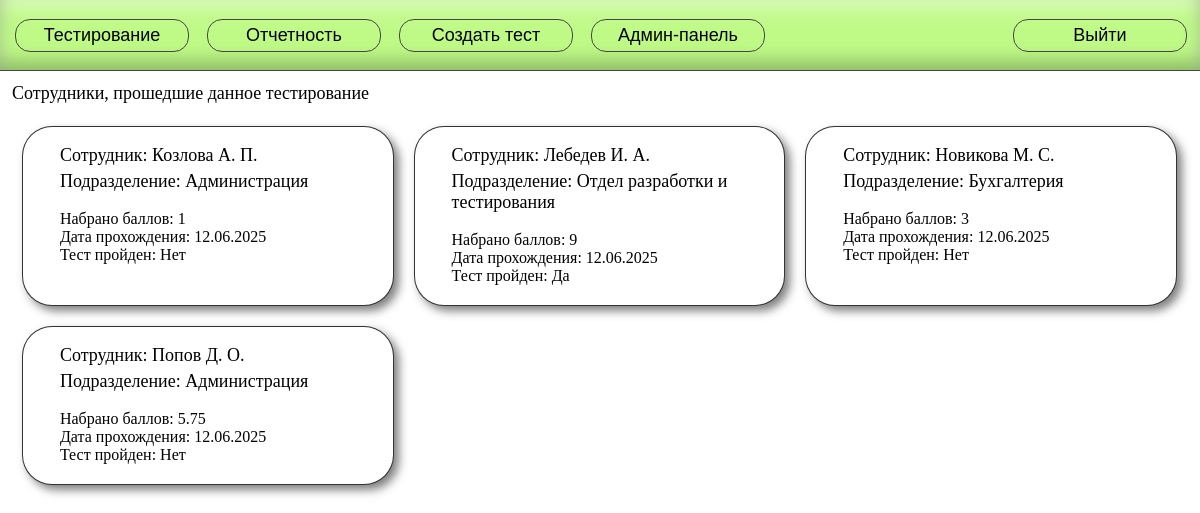
/reports/protocols/20 (signed in), run on the app's committed database.
### main/models.py (models this page shows, shortened)
class Result(models.Model):
    test = models.ForeignKey(Test, on_delete=models.CASCADE)
    worker = models.ForeignKey(Worker, on_delete=models.CASCADE)
    result = models.FloatField(null=True)
    is_passed = models.BooleanField(null=True, default=False)
    start_date = models.DateTimeField(null=False)
    finish_date = models.DateTimeField(null=True)

class Worker(models.Model):
    worker_roles = [
        ('admin', 'Администратор'),
        ('curator', 'Куратор'),
        ('worker', 'Сотрудник'),
    ]
    user = models.OneToOneField(User, on_delete=models.CASCADE)
    role = models.CharField(choices=worker_roles)
    departament = models.ForeignKey(Departament, on_delete=models.CASCADE)
    job_title = models.CharField(max_length=255, null=True)
    full_name = models.CharField(max_length=255, null=False)

class Departament(models.Model):
    departament_name = models.CharField(max_length=255, null=False)
    def __str__(self):
        return f'{self.departament_name}'

### main/views.py (the view)
# urls.py: path('reports/protocols/<int:test_id>', test_protocols_view, name='test_protocols'),
@login_required(login_url='login')
def test_protocols_view(request, test_id):
    role = get_role(request.user)
    worker = Worker.objects.get(user=request.user)
    test = Test.objects.get(id=test_id)
    if role in ['admin']:
        pass
    elif role in ['curator'] and test.curator == worker:
        pass
    else:
        return render(request, '403.html', {'messages': ['В доступе отказано']})
    protocols = Result.objects.filter(test__id=test_id)
    protocols = protocols.order_by('worker__full_name')
    for protocol in protocols:
        protocol.result = int(protocol.result) if round(protocol.result, 5) ==\
                                                  int(protocol.result) else round(protocol.result, 5)
    return render(request, 'test_protocols.html', {
        'protocols': protocols,
    })

### main/views.py (called while the page is built)
def get_role(user):
    worker = Worker.objects.get(user=user)
    if worker.role == 'admin':
        return 'admin'
    if worker.role == 'curator':
        return 'curator'
    if worker.role == 'worker':
        return 'worker'

### templates/test_protocols.html (shortened to what this page needs)
{% extends 'header.html' %}
{% load static %}
{% block styles %}
    <link href="{% static '/css/test_protocols.css' %}" rel="stylesheet">
{% endblock styles %}
{% block body %}
<div class="test-protocols-content">
    <p class="intro">Сотрудники, прошедшие данное тестирование</p>
    <div class="test-protocols-wrapper">
        {% for protocol in protocols %}
            <div class="worker-protocol">
                <a href="/reports/protocols/{{ protocol.test.id }}/{{ protocol.id }}">
                    <p class="worker">Сотрудник: {{ protocol.worker.full_name }}</p>
                    <p class="departament">Подразделение: {{ protocol.worker.departament }}</p>
                    <span class="result">Набрано баллов: {{ protocol.result }}</span><br>
                    <span>Дата прохождения: {{ protocol.finish_date|date:"d.m.Y" }}</span><br>
                    <span>Тест пройден: {% if protocol.is_passed %}Да{% else %}Нет{% endif %}</span><br>
                </a>
            </div>
        {% endfor %}
    </div>
</div>
{% endblock %}

### static/css/header.css (style rules this page uses)
body { background: white; margin: 0; }

### data on the page
Result: worker.full_name "Козлова А. П.", worker.departament "Администрация", result "1", finish_date "12.06.2025", is_passed "Нет"
Result: worker.full_name "Лебедев И. А.", worker.departament "Отдел разработки и тестирования", result "9", finish_date "12.06.2025", is_passed "Да"
Result: worker.full_name "Новикова М. С.", worker.departament "Бухгалтерия", result "3", finish_date "12.06.2025", is_passed "Нет"
Result: worker.full_name "Попов Д. О.", worker.departament "Администрация", result "5.75", finish_date "12.06.2025", is_passed "Нет"
